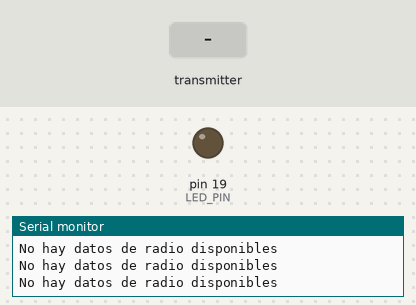
Simulated run of this sketch. Board: Arduino Uno, built with avr-gcc and run on an emulated ATmega328P. Shown: output pins drawn as LEDs (lit = HIGH), the last lines printed to the serial monitor. Dashed ring = blinking. Inputs (shaded band) come from the test bench. No radio packets arrive unless stated.

Above: at 1.2 s.
1.3 s: the transmitter starts sending datos.0 = 0
At 1.71 s:
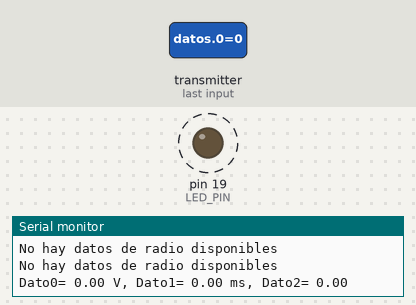
Timing chart, 0 to 10.3 s (numbered marks = the images above; inputs shaded):
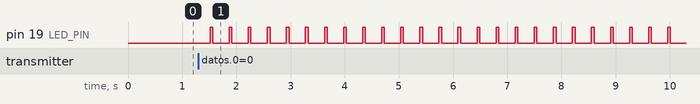

The sketch:

NRF_test_radio_channel_receiver.ino
```cpp
#include <SPI.h>
#include <nRF24L01.h>
#include <RF24.h>

//Declaremos los pines CE y el CSN
//#define CE_PIN 9 //este venia por defecto
//#define CSN_PIN 10 //este tambien venia por defecto

#define CE_PIN 9
#define CSN_PIN 8
#define LED_PIN 19 // A5 pin also capable of digital operation

//Variable con la dirección del canal que se va a leer
const byte direccion[5] ={'c','a','n','a','l'};

//creamos el objeto radio (NRF24L01)
RF24 radio(CE_PIN, CSN_PIN);

//vector para los datos recibidos
float datos[3];
bool blink_now = false;

void setup()
{
  //inicializamos el puerto serie
  Serial.begin(9600);

 //inicializamos el NRF24L01
  radio.begin();

  //Abrimos el canal de Lectura
  radio.openReadingPipe(1, direccion);

  radio.setPALevel(RF24_PA_MAX);

  //empezamos a escuchar por el canal
  radio.startListening();

  //manual configuration of the used pins
  pinMode(LED_PIN, OUTPUT);

}

void loop() {
 uint8_t numero_canal;
 //if ( radio.available(&numero_canal) )
 if ( radio.available() )
 {
     //Leemos los datos y los guardamos en la variable datos[]
     radio.read(datos,sizeof(datos));

     blink_now = true;

     //reportamos por el puerto serial los datos recibidos
     Serial.print("Dato0= " );
     Serial.print(datos[0]);
     Serial.print(" V, ");
     Serial.print("Dato1= " );
     Serial.print(datos[1]);
     Serial.print(" ms, ");
     Serial.print("Dato2= " );
     Serial.println(datos[2]);

     //blink once to indicate a received message
     digitalWrite(LED_PIN, HIGH);
     delay(50);
     // turn off the led
     digitalWrite(LED_PIN, LOW);

 }
 else
 {
     Serial.println("No hay datos de radio disponibles");
 }
 delay(300);
}
```

Measured:
- after the input at 1.3 s, pin 19 (LED_PIN): alternates HIGH for 0.05 s and LOW for 0.30 s, starting after 0.22 s
